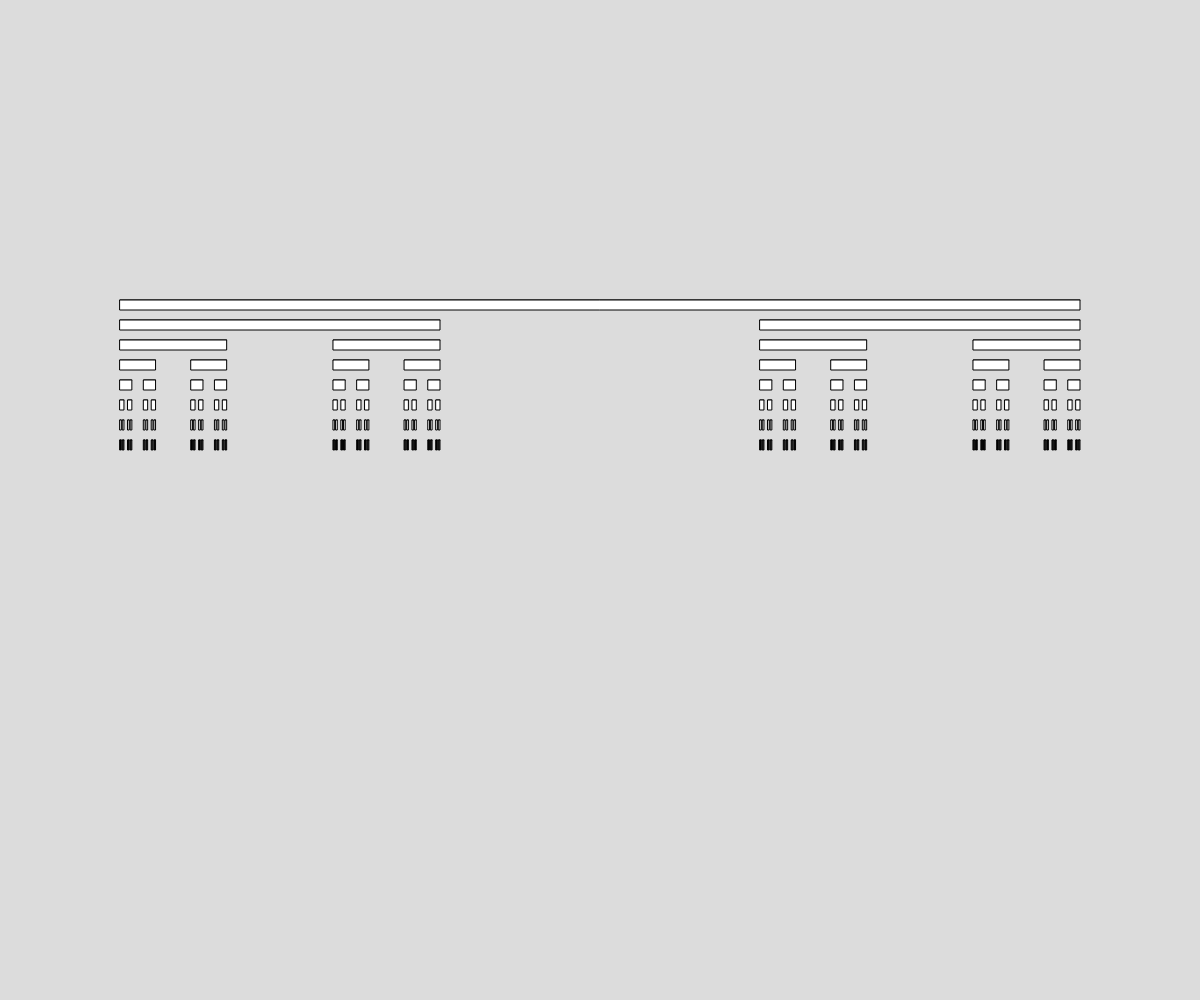
Frame 1 (no input)
Frame 2 (the mouse pressed at the canvas centre, redrawn once): identical to frame 1, image omitted

The p5.js sketch that drew this single still picture (run headless with seeded random() and noise() and a simulated clock; the mouse was pressed at the canvas centre and the sketch redrawn once):

// p5.js sketch
// ── sketch.js
// Project Title
// Your Name
// Date
//
// Extra for Experts:
// - describe what you did to take this project "above and beyond"


function setup() {
  createCanvas(windowWidth, windowHeight);
  noLoop();
}

function draw() {
  background(220);
  cantor(width*0.1, height *0.3, width*0.8, 9);
}

function cantor(x,y,len,depth){
  if (depth > 1){
    line(x,y,x+len,y);
    rect(x,y,len,10);
    y += 20;
    cantor(x,y,len/3,depth-1); //left third
    cantor(x + len*2/3,y,len/3, depth-1); //right third
  }
}
